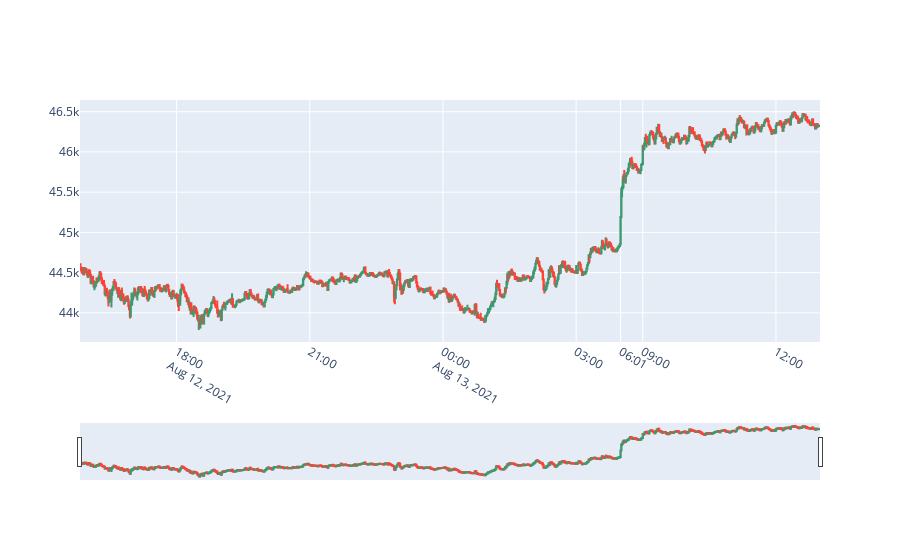

Notebook cell for this chart:
### Code cell
fig = go.Figure(data=go.Candlestick(
    x=df_data_dtFilter.index
    ,open=df_data_dtFilter['open']
    ,close=df_data_dtFilter["close"]
    ,high=df_data_dtFilter["high"]
    ,low=df_data_dtFilter["low"]
))                             


fig.update_xaxes(rangebreaks=[dict(values=l_skipDates, dvalue=(60* 1000))]
)

fig.show()

### Figure 1 — Plotly figure (JSON) as saved in the notebook; plotly's stock layout.template omitted (floating-point values rounded to 4 significant figures; data arrays with more than 128 entries replaced by an {"elided": "..."} marker saying what was removed)
{"data": [{"close": {"elided": "1270 float values"}, "high": {"elided": "1270 float values"}, "low": {"elided": "1270 float values"}, "open": {"elided": "1270 float values"}, "type": "candlestick", "x": {"elided": "1270 str values"}}], "layout": {"xaxis": {"rangebreaks": [{"dvalue": 60000, "values": {"elided": "270 str values"}}]}}}
